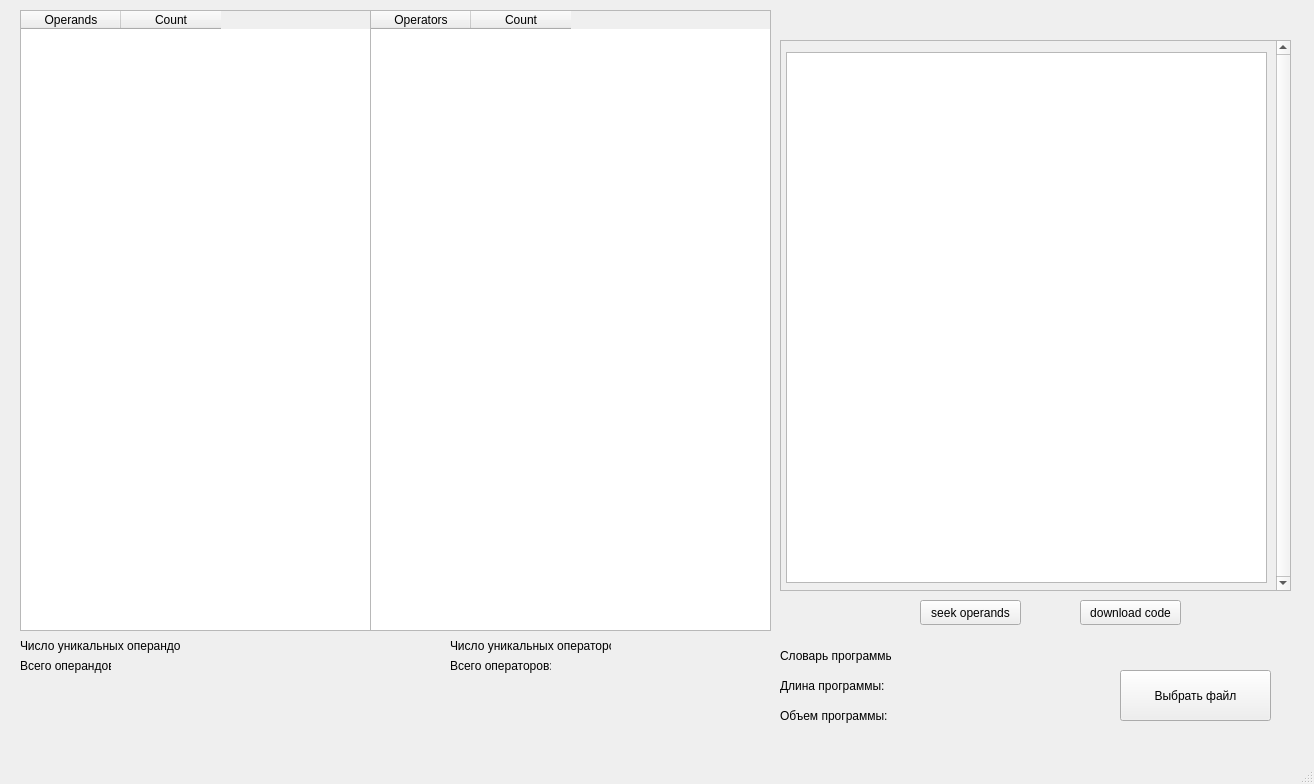
<?xml version="1.0" encoding="UTF-8"?>
<ui version="4.0">
 <class>MainWindow</class>
 <widget class="QMainWindow" name="MainWindow">
  <property name="geometry">
   <rect>
    <x>0</x>
    <y>0</y>
    <width>1314</width>
    <height>784</height>
   </rect>
  </property>
  <property name="windowTitle">
   <string>MainWindow</string>
  </property>
  <widget class="QWidget" name="centralwidget">
   <widget class="QPushButton" name="pushButton">
    <property name="geometry">
     <rect>
      <x>1120</x>
      <y>670</y>
      <width>151</width>
      <height>51</height>
     </rect>
    </property>
    <property name="text">
     <string>Выбрать файл</string>
    </property>
   </widget>
   <widget class="QTableWidget" name="tableOperands">
    <property name="geometry">
     <rect>
      <x>20</x>
      <y>10</y>
      <width>351</width>
      <height>621</height>
     </rect>
    </property>
    <column>
     <property name="text">
      <string>Operands</string>
     </property>
    </column>
    <column>
     <property name="text">
      <string>Count</string>
     </property>
    </column>
   </widget>
   <widget class="QTableWidget" name="tableOperators">
    <property name="geometry">
     <rect>
      <x>370</x>
      <y>10</y>
      <width>401</width>
      <height>621</height>
     </rect>
    </property>
    <column>
     <property name="text">
      <string>Operators</string>
     </property>
    </column>
    <column>
     <property name="text">
      <string>Count</string>
     </property>
    </column>
   </widget>
   <widget class="QLabel" name="label">
    <property name="geometry">
     <rect>
      <x>20</x>
      <y>630</y>
      <width>161</width>
      <height>31</height>
     </rect>
    </property>
    <property name="text">
     <string>Число уникальных операндов:</string>
    </property>
   </widget>
   <widget class="QLabel" name="label_2">
    <property name="geometry">
     <rect>
      <x>450</x>
      <y>630</y>
      <width>161</width>
      <height>31</height>
     </rect>
    </property>
    <property name="text">
     <string>Число уникальных операторов:</string>
    </property>
   </widget>
   <widget class="QLabel" name="label_3">
    <property name="geometry">
     <rect>
      <x>20</x>
      <y>650</y>
      <width>91</width>
      <height>31</height>
     </rect>
    </property>
    <property name="text">
     <string>Всего операндов:</string>
    </property>
   </widget>
   <widget class="QLabel" name="label_4">
    <property name="geometry">
     <rect>
      <x>450</x>
      <y>650</y>
      <width>101</width>
      <height>31</height>
     </rect>
    </property>
    <property name="text">
     <string>Всего операторов:</string>
    </property>
   </widget>
   <widget class="QLabel" name="unic_operands">
    <property name="geometry">
     <rect>
      <x>180</x>
      <y>630</y>
      <width>81</width>
      <height>31</height>
     </rect>
    </property>
    <property name="text">
     <string/>
    </property>
   </widget>
   <widget class="QLabel" name="all_operands">
    <property name="geometry">
     <rect>
      <x>120</x>
      <y>650</y>
      <width>141</width>
      <height>31</height>
     </rect>
    </property>
    <property name="text">
     <string/>
    </property>
   </widget>
   <widget class="QLabel" name="all_operators">
    <property name="geometry">
     <rect>
      <x>550</x>
      <y>650</y>
      <width>141</width>
      <height>31</height>
     </rect>
    </property>
    <property name="text">
     <string/>
    </property>
   </widget>
   <widget class="QLabel" name="unic_operators">
    <property name="geometry">
     <rect>
      <x>620</x>
      <y>630</y>
      <width>71</width>
      <height>31</height>
     </rect>
    </property>
    <property name="text">
     <string/>
    </property>
   </widget>
   <widget class="QLabel" name="label_5">
    <property name="geometry">
     <rect>
      <x>780</x>
      <y>700</y>
      <width>111</width>
      <height>31</height>
     </rect>
    </property>
    <property name="text">
     <string>Объем программы:</string>
    </property>
   </widget>
   <widget class="QLabel" name="label_6">
    <property name="geometry">
     <rect>
      <x>780</x>
      <y>670</y>
      <width>111</width>
      <height>31</height>
     </rect>
    </property>
    <property name="text">
     <string>Длина программы:</string>
    </property>
   </widget>
   <widget class="QLabel" name="label_7">
    <property name="geometry">
     <rect>
      <x>780</x>
      <y>640</y>
      <width>111</width>
      <height>31</height>
     </rect>
    </property>
    <property name="text">
     <string>Словарь программы:</string>
    </property>
   </widget>
   <widget class="QLabel" name="dict">
    <property name="geometry">
     <rect>
      <x>900</x>
      <y>640</y>
      <width>71</width>
      <height>31</height>
     </rect>
    </property>
    <property name="text">
     <string/>
    </property>
   </widget>
   <widget class="QLabel" name="len">
    <property name="geometry">
     <rect>
      <x>900</x>
      <y>670</y>
      <width>71</width>
      <height>31</height>
     </rect>
    </property>
    <property name="text">
     <string/>
    </property>
   </widget>
   <widget class="QLabel" name="vol">
    <property name="geometry">
     <rect>
      <x>900</x>
      <y>700</y>
      <width>71</width>
      <height>31</height>
     </rect>
    </property>
    <property name="text">
     <string/>
    </property>
   </widget>
   <widget class="QPushButton" name="downlCodeBtn">
    <property name="geometry">
     <rect>
      <x>1080</x>
      <y>600</y>
      <width>101</width>
      <height>25</height>
     </rect>
    </property>
    <property name="text">
     <string>download code</string>
    </property>
   </widget>
   <widget class="QPushButton" name="testBtn">
    <property name="geometry">
     <rect>
      <x>920</x>
      <y>600</y>
      <width>101</width>
      <height>25</height>
     </rect>
    </property>
    <property name="text">
     <string>seek operands</string>
    </property>
   </widget>
   <widget class="QScrollArea" name="scrollArea">
    <property name="geometry">
     <rect>
      <x>780</x>
      <y>40</y>
      <width>511</width>
      <height>551</height>
     </rect>
    </property>
    <property name="verticalScrollBarPolicy">
     <enum>Qt::ScrollBarAlwaysOn</enum>
    </property>
    <property name="widgetResizable">
     <bool>true</bool>
    </property>
    <widget class="QWidget" name="scrollAreaWidgetContents">
     <property name="geometry">
      <rect>
       <x>0</x>
       <y>0</y>
       <width>492</width>
       <height>549</height>
      </rect>
     </property>
     <widget class="QTextBrowser" name="testLbl">
      <property name="geometry">
       <rect>
        <x>5</x>
        <y>11</y>
        <width>481</width>
        <height>531</height>
       </rect>
      </property>
     </widget>
    </widget>
   </widget>
  </widget>
  <widget class="QMenuBar" name="menubar">
   <property name="geometry">
    <rect>
     <x>0</x>
     <y>0</y>
     <width>1314</width>
     <height>25</height>
    </rect>
   </property>
  </widget>
  <widget class="QStatusBar" name="statusbar"/>
 </widget>
 <resources/>
 <connections/>
</ui>
